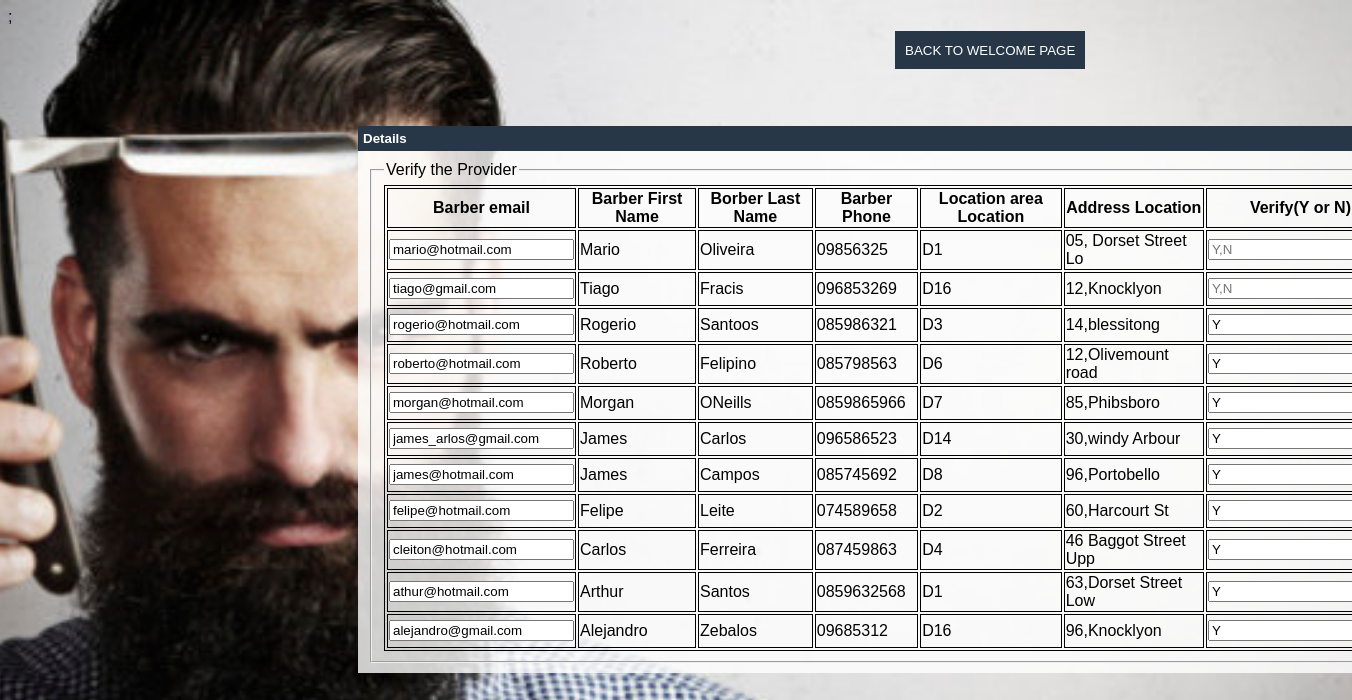
/_adm/verifyProvider.php (signed in), run on an earlier commit of the app's database.
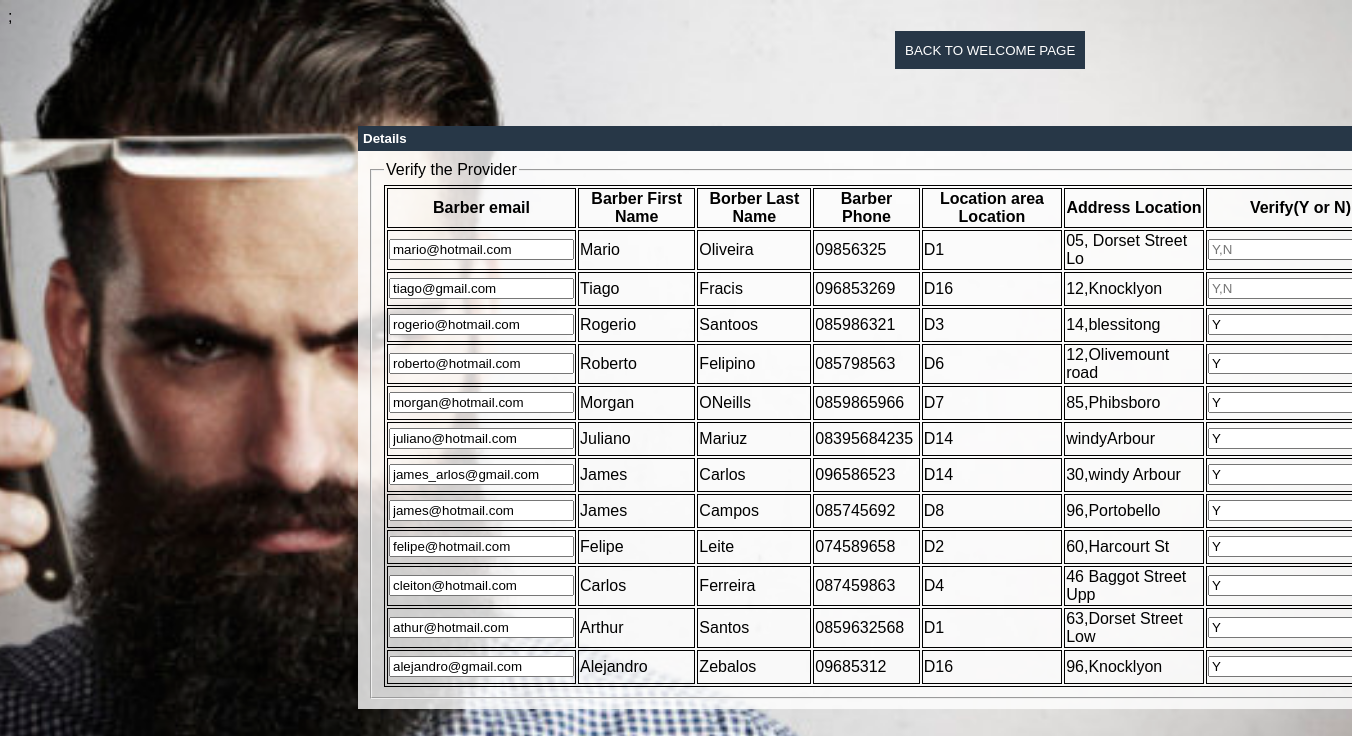
And on a later commit of the database.
### tables this page shows
CREATE TABLE `barber` (
  `barber_email` varchar(220) NOT NULL,
  `admin_email` varchar(220) DEFAULT NULL,
  `barber_password` varchar(12) NOT NULL,
  `barber_first_name` varchar(220) NOT NULL,
  `barber_last_name` varchar(220) NOT NULL,
  `barber_phone` varchar(12) NOT NULL,
  `barber_area_location` varchar(3) NOT NULL,
  `barber_location` varchar(20) NOT NULL,
  `verify` enum('Y','N') DEFAULT NULL
);

### _adm/verifyProvider.php (the view, shortened to what this page needs)
<?php
include('../_includes/connect.php');
?>
<!DOCTYPE html>
<html>
<head>
	<link rel="stylesheet" href="../_css/styles.css"/>;
</head>
<body>
	<nav id="menuAfterLogin">
		<ul type = "circle">
			<li><a href="welcomeAdm.php"> Back to welcome Page </a></li>
		</ul>
	</nav>
	<div class="bookingdetails">
		<fieldset><legend>Verify the Provider</legend>
			<table>
				<tr>
					<th>Barber email</th>
					<th>Barber First Name</th>
					<th>Borber Last Name</th>
					<th>Barber Phone</th>
					<th>Location area Location</th>
					<th>Address Location</th>
					<th>Verify(Y or N)</th>
				</tr>
			</fieldset>
		</div>
		<?php
		$sql = "SELECT * FROM `barber` order by verify  ";
		$records = mysqli_query($link, $sql);
		while($row = mysqli_fetch_array($records)){
			echo "<tr><form action=updateVerify.php method=post>";
			echo"<td><input type= text name=barberemail value='".$row['barber_email']."'></td>";
			echo"<td>".$row['barber_first_name']."</td>";
			echo"<td>".$row['barber_last_name']."</td>";
			echo"<td>".$row['barber_phone']."</td>";
			echo"<td>".$row['barber_area_location']."</td>";
			echo"<td>".$row['barber_location']."</td>";
			echo"<td><input type= text name=verify  required=required placeholder=Y,N value='".$row['verify']."'></td>";
			echo"</form></tr>";
		}
		?>
	</body>
	</html>

### _css/styles.css (style rules this page uses)
html { font: 12pt Arial; }
body { background: url(barber6.jpg) no-repeat center center fixed; background-size: cover; background-size: cover; background-size: cover; background-size: cover; }
nav#menuAfterLogin { display:block; }
nav#menuAfterLogin ul { list-style: none; text-transform: uppercase; position: absolute; top: 10px; left: 850px; }
nav#menuAfterLogin li { display: inline-block; background-color: #273747; padding: 10px; margin: 5px; transition: background-color:1s; }
nav#menuAfterLogin a { color: #ffffff; text-decoration: none; }
div.bookingdetails::before { content: " Details"; font: 10pt Arial; font-weight: bold; color: white; background-color: #273747; padding: 5px; display: block; position: relative; top: -10px; left: -10px; width: auto; }
div.bookingdetails { background-color: rgba(255,255,255,.8); margin: 100px 100px 100px 100px; padding: 10px; width: auto; position: relative; left: 250px; }
a { color: #273747; text-decoration: none; font-weight: bold; font: 10pt Helvetica; }

### _adm/verifyProvider.php (style rules this page uses)
table, th, td { border: 1px solid black; }

What changed in the data, as far as the page shows it:
added barber: barberemail "juliano@hotmail.com", barber_first_name "Juliano", barber_last_name "Mariuz", barber_phone "08395684235", barber_area_location "D14", barber_location "windyArbour", verify "Y"
